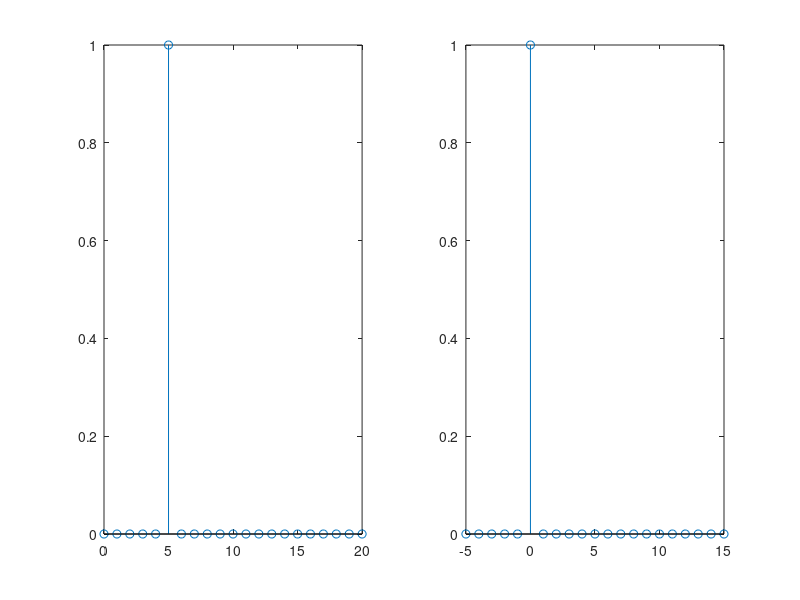
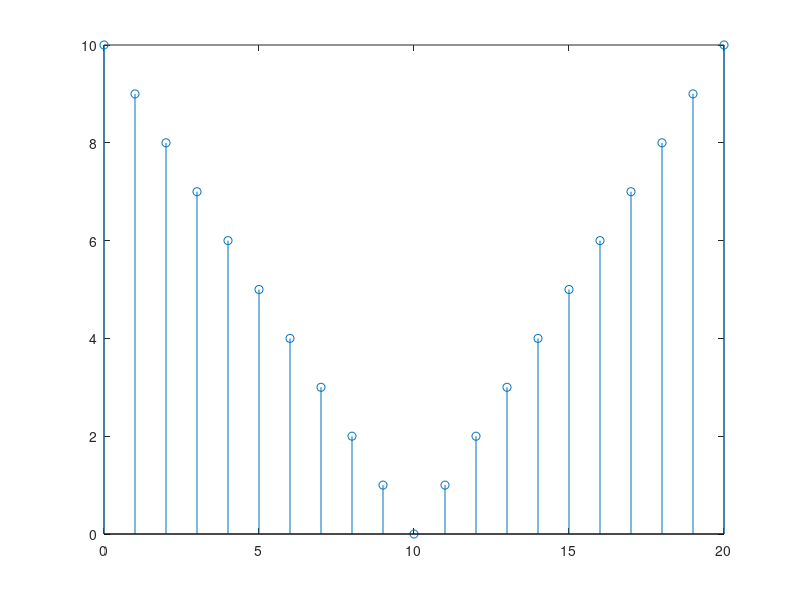
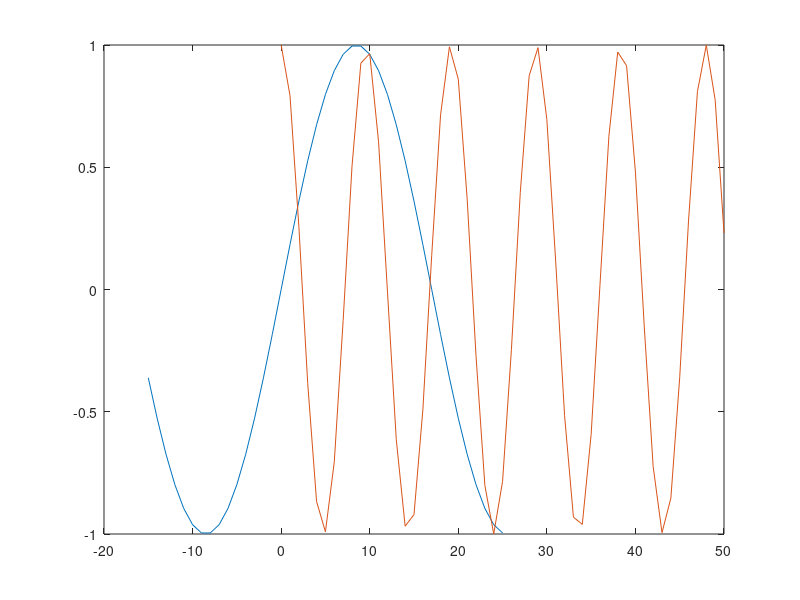
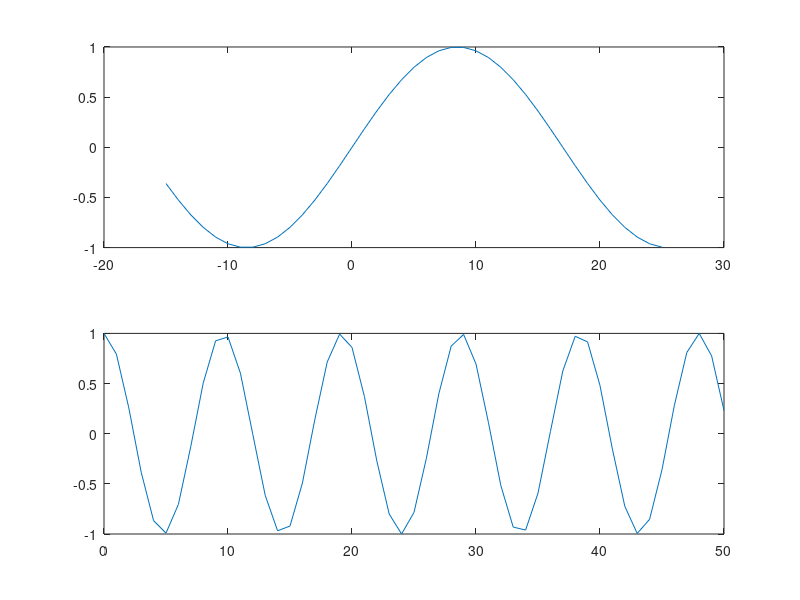

MATLAB code for these plots, in order:
%E4
%a)
z=zeros(1,21);  
z(6)=1;         
subplot(1,2,1) 
n=0:20;
%desenez discret vectorul z in punctele lui n
stem(n,z)   
subplot(1,2,2)
m=-5:15;
%desenez discret vectorul z in punctele lui m
stem(m,z)  
%b)
t=abs(10-n);
figure
%desenez discret vectorul t in punctele din n
stem(n,t); 
%c)
 %figura 1
n=-15:25;   
x1=sin(pi/17*n);  
figure
plot(n,x1)
hold on %desenarea pe acelasi grafic
n=0:50;
x2=cos(pi/sqrt(23)*n);
plot(n,x2);
 %figura 2
figure
subplot(2,1,1)
n=-15:25;
x1=sin(pi/17*n);
plot(n,x1)
n=0:50;
x2=cos(pi/sqrt(23)*n);
subplot(2,1,2)
plot(n,x2)
%figura 1 cu stem
n=-15:25;   
x1=sin(pi/17*n);  
figure
stem(n,x1)
hold on 
n=0:50;
x2=cos(pi/sqrt(23)*n);
stem(n,x2);
%figura 2 cu stem
figure
subplot(2,1,1)
n=-15:25;
x1=sin(pi/17*n);
stem(n,x1)
n=0:50;
x2=cos(pi/sqrt(23)*n);
subplot(2,1,2)
stem(n,x2)
